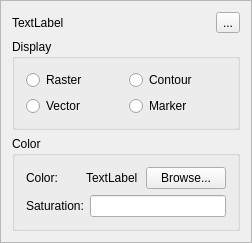
<?xml version="1.0" encoding="UTF-8"?>
<ui version="4.0">
 <class>ImageViewClass</class>
 <widget class="QFrame" name="ImageViewClass">
  <property name="geometry">
   <rect>
    <x>0</x>
    <y>0</y>
    <width>252</width>
    <height>243</height>
   </rect>
  </property>
  <property name="windowTitle">
   <string>ImageView</string>
  </property>
  <property name="frameShape">
   <enum>QFrame::StyledPanel</enum>
  </property>
  <property name="frameShadow">
   <enum>QFrame::Raised</enum>
  </property>
  <layout class="QVBoxLayout" name="verticalLayout_2">
   <item>
    <layout class="QHBoxLayout" name="horizontalLayout">
     <item>
      <widget class="QLabel" name="imageNameLabel">
       <property name="text">
        <string>TextLabel</string>
       </property>
      </widget>
     </item>
     <item>
      <widget class="QToolButton" name="openCloseButton">
       <property name="text">
        <string>...</string>
       </property>
       <property name="icon">
        <iconset>
         <normaloff>:/icons/imageMinimize.png</normaloff>:/icons/imageMinimize.png</iconset>
       </property>
      </widget>
     </item>
    </layout>
   </item>
   <item>
    <widget class="QGroupBox" name="displayGroupBox">
     <property name="title">
      <string>Display</string>
     </property>
     <layout class="QGridLayout" name="gridLayout">
      <item row="0" column="0">
       <widget class="QRadioButton" name="rasterRadio">
        <property name="text">
         <string>Raster</string>
        </property>
       </widget>
      </item>
      <item row="0" column="1">
       <widget class="QRadioButton" name="contourRadio">
        <property name="text">
         <string>Contour</string>
        </property>
       </widget>
      </item>
      <item row="1" column="0">
       <widget class="QRadioButton" name="vectorRadio">
        <property name="text">
         <string>Vector</string>
        </property>
       </widget>
      </item>
      <item row="1" column="1">
       <widget class="QRadioButton" name="markerRadio">
        <property name="text">
         <string>Marker</string>
        </property>
       </widget>
      </item>
     </layout>
    </widget>
   </item>
   <item>
    <widget class="QGroupBox" name="colorGroupBox">
     <property name="title">
      <string>Color</string>
     </property>
     <layout class="QVBoxLayout" name="verticalLayout">
      <item>
       <layout class="QHBoxLayout" name="horizontalLayout_2">
        <item>
         <widget class="QLabel" name="label_2">
          <property name="text">
           <string>Color:</string>
          </property>
         </widget>
        </item>
        <item>
         <widget class="QLabel" name="colorLabel">
          <property name="text">
           <string>TextLabel</string>
          </property>
         </widget>
        </item>
        <item>
         <widget class="QPushButton" name="browseButton">
          <property name="text">
           <string>Browse...</string>
          </property>
         </widget>
        </item>
       </layout>
      </item>
      <item>
       <layout class="QHBoxLayout" name="horizontalLayout_3">
        <item>
         <widget class="QLabel" name="label">
          <property name="text">
           <string>Saturation:</string>
          </property>
         </widget>
        </item>
        <item>
         <widget class="QLineEdit" name="saturationLineEdit"/>
        </item>
       </layout>
      </item>
     </layout>
    </widget>
   </item>
  </layout>
 </widget>
 <layoutdefault spacing="6" margin="11"/>
 <resources/>
 <connections/>
</ui>
